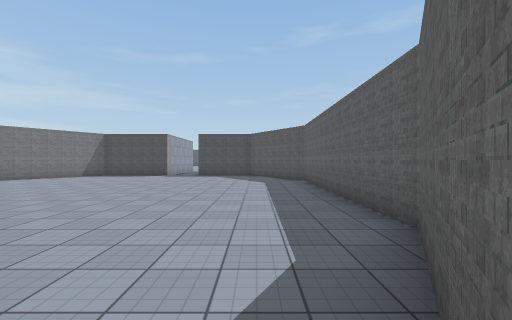
view 1 (above)

18 first-person views from a walk through a Unity game level. The camera is 1.5 m above the floor, looks level and sees 90° across. The floor is counted in squares, 2 m on a side. Each view is taken from the middle of a square. On the plan, view 1 faces up. The plan holds only what a view shows up to about 9 squares ahead; the rest is blank. The place goes on beyond the plan. The player character is not drawn. Some surface patterns are stand-ins.

view 2
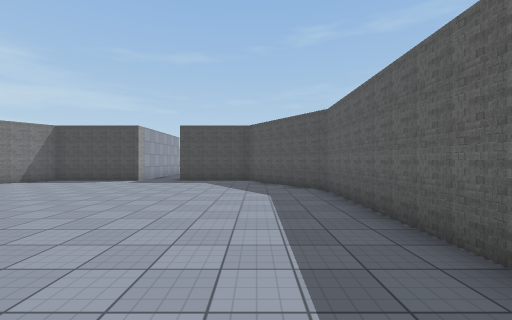

view 3
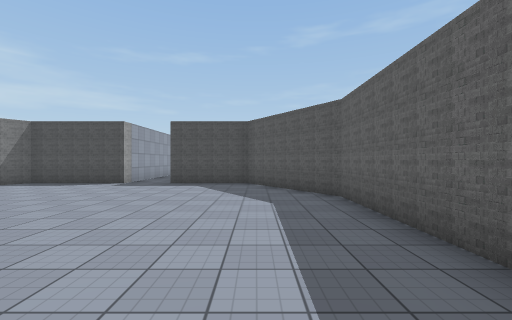

view 4
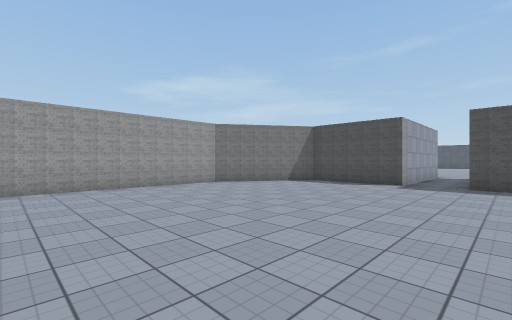

view 5
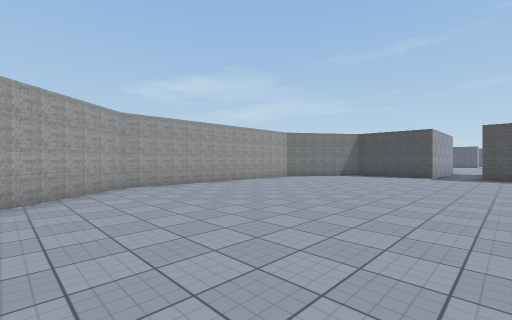

view 6
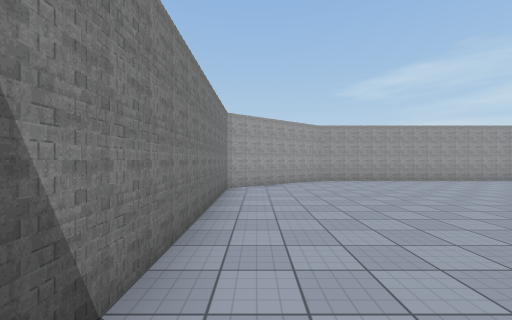

view 7
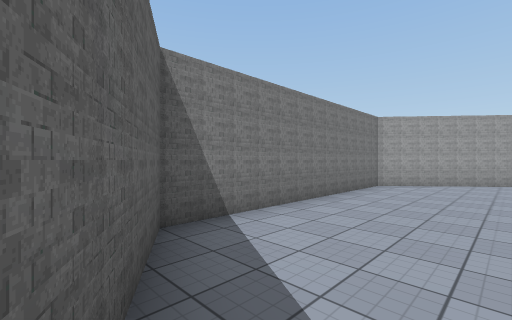

view 8
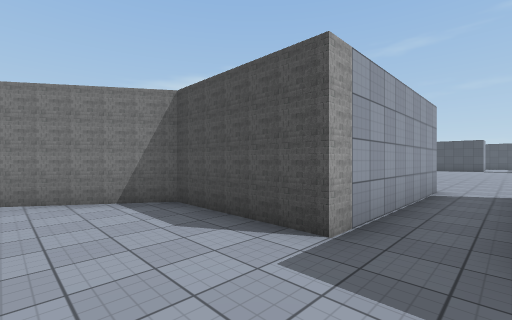

view 9
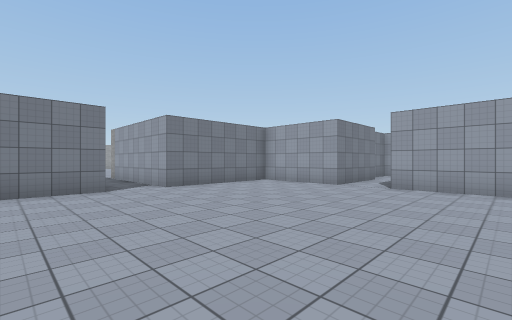

view 10
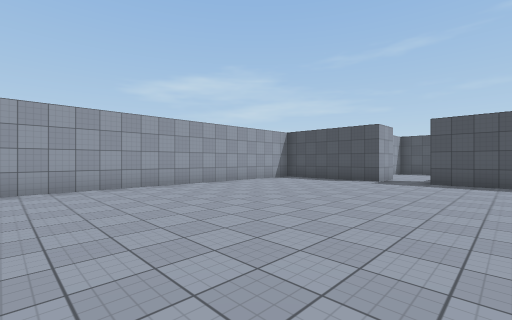

view 11
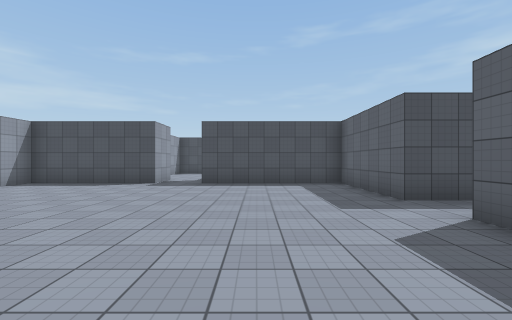

view 12
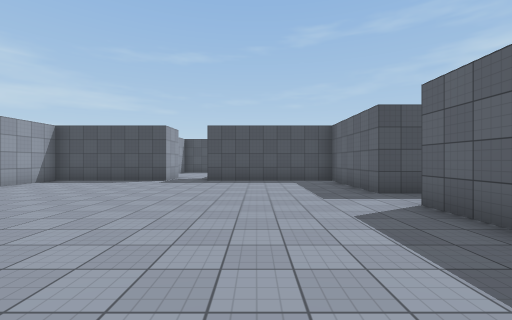

view 13
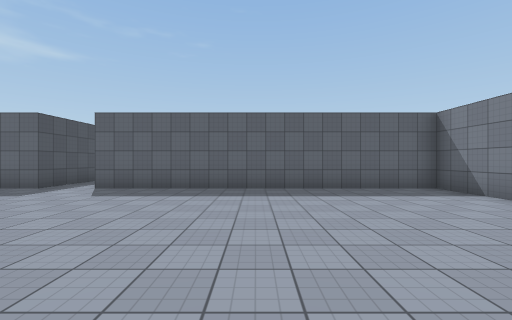

view 14
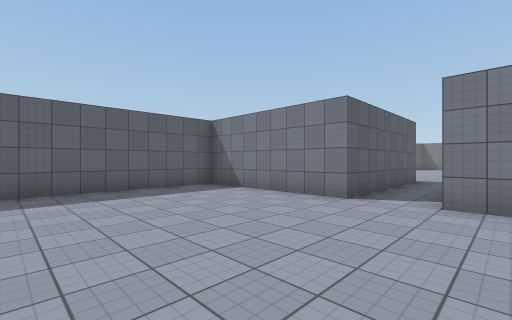

view 15
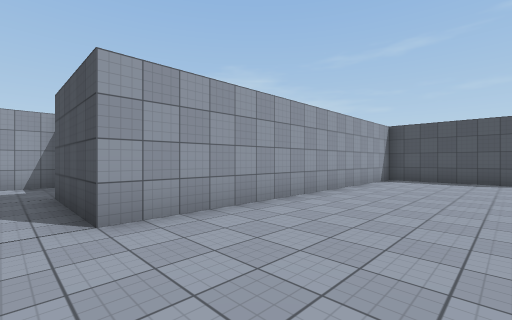

view 16
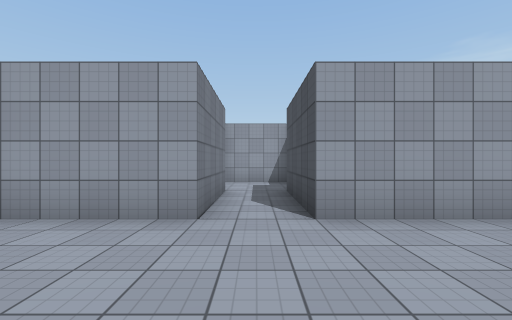

view 17
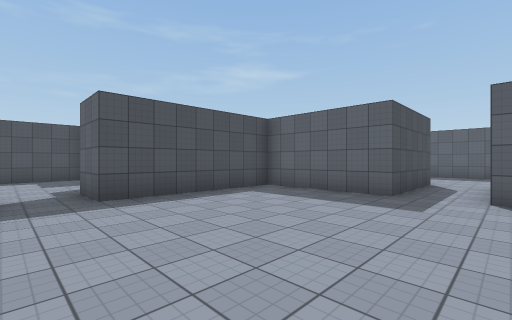

view 18
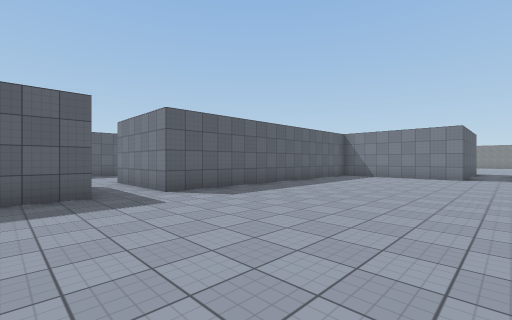

### Floor plan
Points are (right, up) in squares from view 1. A wall is a line through its corners. A room is listed if a view was taken in it or the views show most of it. See-through windows are left out.
Room 1 (views 1, 2, 3, 4, 5, 6, 7, 8)
walls: (-4.2, 17.2) (-4.2, 12.3) (-7.2, 12.3) (-9.2, 9.3) (-9.2, 2.2) (-6.7, -0.7) (-0.2, -0.7) (1.8, 2.8) (1.8, 9.3) (-0.2, 12.3) (-2.8, 12.3) (-2.8, 17.2)
ways out: opening at (-3.5, 17) to room 2
Room 2 (views 9, 10, 11, 12, 13, 14, 15, 16, 17, 18)
walls: (-4.2, 31.3) (-8.2, 31.3) (-8.2, 21.8) (-11.2, 21.8); (-2.8, 17.2) (1.8, 17.2) (1.8, 26.2) (5.2, 26.2); (5.2, 27.7) (1.8, 27.7) (1.8, 31.3) (-2.8, 31.3); (-7, 17.2) (-4.2, 17.2); (-11.2, 20.3) (-8.2, 20.3) (-8.2, 17.8)
ways out: opening at (-3.5, 17) to room 1; opening at (-3.5, 32); opening at (5, 27)

Positions as (right, up) in squares from view 1, and headings:
1: (0, 0), facing up
2: (0, 3), facing up
3: (0, 4), facing up
4: (-2, 4), facing up-left
5: (-2, 0), facing up-left
6: (0, 0), facing left
7: (1, 2), facing down-left
8: (-3, 10), facing up-left
9: (-1, 24), facing down-left
10: (-1, 22), facing up-left
11: (-1, 23), facing up
12: (-1, 22), facing up
13: (-5, 22), facing right
14: (-5, 22), facing down-right
15: (-5, 21), facing up-left
16: (-5, 21), facing left
17: (-4, 26), facing up-right
18: (-4, 29), facing down-right
